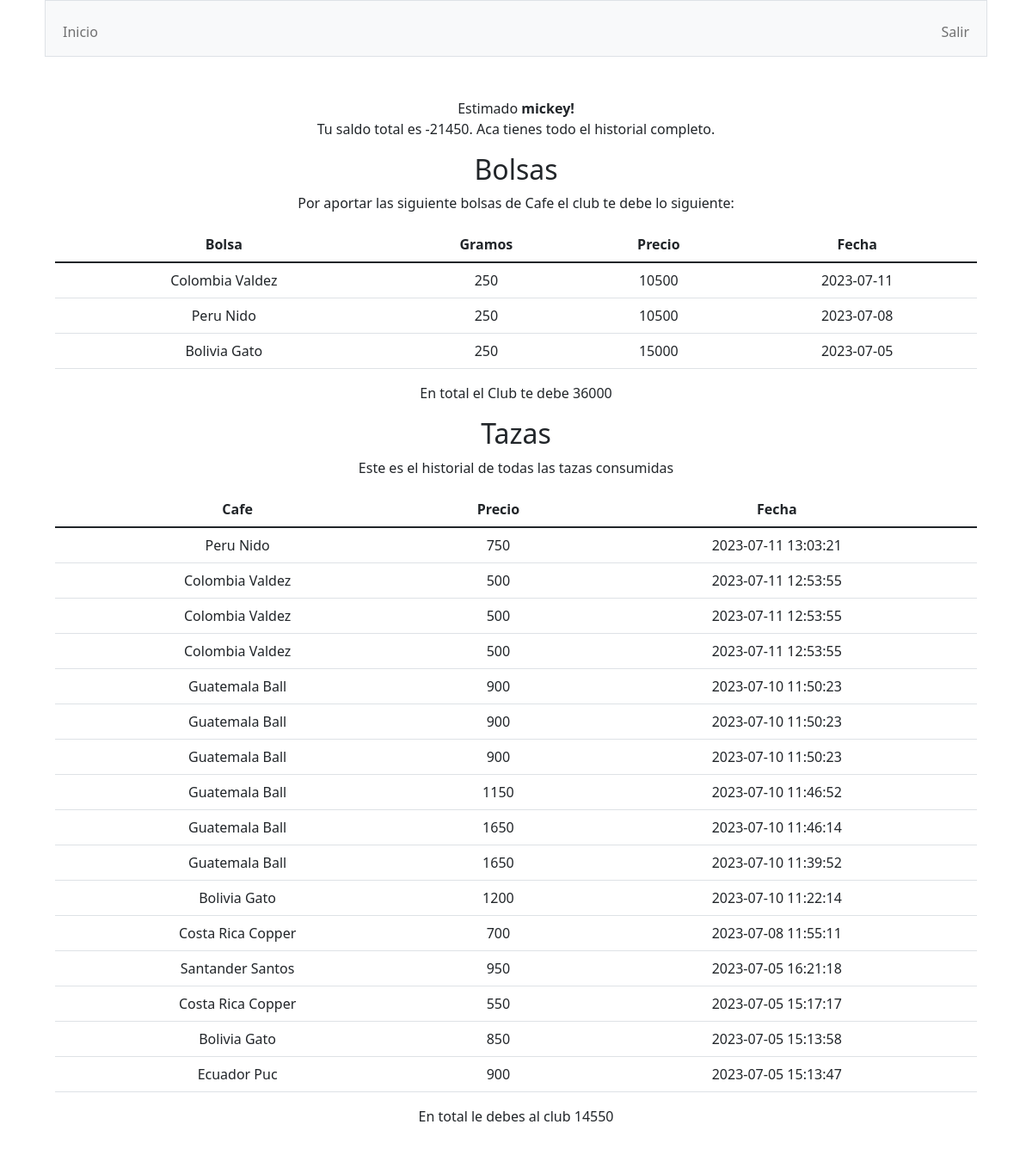
/factura (signed in), run on the app's committed database.
### tables this page shows
CREATE TABLE users (id INTEGER PRIMARY KEY AUTOINCREMENT NOT NULL, username TEXT NOT NULL, hash TEXT NOT NULL);

CREATE TABLE bolsas ( id INTEGER PRIMARY KEY AUTOINCREMENT NOT NULL, user_id INTEGER, origin TEXT, price INTEGER, grams INTEGER, toaster TEXT NOT NULL, date DATE, active TEXT NOT NULL, FOREIGN KEY(user_id) REFERENCES users(id));

CREATE TABLE rondas ( id INTEGER PRIMARY KEY AUTOINCREMENT NOT NULL, prensa_id INTEGER, bolsa_id INTEGER, cost INTEGER, date DATETIME, FOREIGN KEY(bolsa_id) REFERENCES bolsas(id), FOREIGN KEY(prensa_id) REFERENCES prensas(id));

### app.py (the view)
@app.route("/factura")
@login_required
def factura():
    bolsas = db.execute("SELECT origin, toaster, price AS precio, date AS fecha, grams AS gramos FROM bolsas JOIN users ON bolsas.user_id = users.id WHERE users.id=? ORDER BY fecha DESC", session["user_id"])
    tazas = db.execute("SELECT origin, toaster, cost, rondas.date AS fecha FROM rondas JOIN bolsas ON rondas.bolsa_id = bolsas.id JOIN incidencias ON incidencias.ronda_id = rondas.id JOIN users ON incidencias.user_id = users.id WHERE users.id = ? ORDER BY fecha DESC ", session["user_id"])
    bono = db.execute("SELECT SUM(price) FROM bolsas WHERE user_id=?", session["user_id"])[0]["SUM(price)"]
    total_tazas = db.execute("SELECT SUM(cost) FROM rondas JOIN incidencias ON incidencias.ronda_id = rondas.id WHERE incidencias.user_id = ? ", session["user_id"])[0]["SUM(cost)"]
    total_final = int(total_tazas)-int(bono)
    return render_template("factura.html", bolsas = bolsas, tazas = tazas, username = username(session["user_id"]), bono = bono, total_tazas = total_tazas, total_final = total_final )

### app.py (called while the page is built)
@app.after_request
def after_request(response):
    response.headers["Cache-Control"] = "no-cache, no-store, must-revalidate"
    response.headers["Expires"] = 0
    response.headers["Pragma"] = "no-cache"
    return response

### helpers.py (called while the page is built)
def login_required(f):
    @wraps(f)
    def decorated_function(*args, **kwargs):
        if session.get("user_id") is None:
            return redirect("/login")
        return f(*args, **kwargs)
    return decorated_function

def username(n):
    n = int(n)
    query = db.execute("SELECT username FROM users WHERE id=?", n)
    return query[0]["username"]

### templates/factura.html (shortened to what this page needs)
{% extends "layout.html" %}
{% block main %}
<p> Estimado <b>{{username}}! </b> <br>
Tu saldo total es {{total_final}}.
Aca tienes todo el historial completo.
</p>
{% if bolsas %}
<h2> Bolsas  </h2>
<p> Por aportar las siguiente bolsas de Cafe el club te debe lo siguiente:</p>
<table class="table">
	<thead class="thead-dark">
	<tr>
		<th scope="col"> Bolsa </th>
		<th scope="col"> Gramos  </th>
		<th scope="col"> Precio  </th>
		<th scope="col"> Fecha </th>
	</tr>
	</thead>
	<tbody>
		{% for bolsa in bolsas %}
		<tr>
		<td> {{ bolsa.origin }} {{ bolsa.toaster }} </td>
		<td> {{ bolsa.gramos }}</td>
		<td> {{ bolsa.precio }} </td>
		<td> {{ bolsa.fecha.split(' ')[0] }} </td>
		</tr>
		{% endfor %}
	</tbody>
</table>
<p>En total el Club te debe {{bono}}</p>
{% endif %}
<h2> Tazas  </h2>
<p> Este es el historial de todas las tazas consumidas </p>
<table class="table">
	<thead class="thead-dark">
	<tr>
		<th scope="col"> Cafe </th>
		<th scope="col"> Precio  </th>
		<th scope="col"> Fecha </th>
	</tr>
	</thead>
	<tbody>
		{% for taza in tazas %}
		<tr>
		<td> {{ taza.origin }} {{ taza.toaster }} </td>
		<td> {{ taza.cost }}</td>
		<td> {{ taza.fecha }} </td>
		</tr>
		{% endfor %}
	</tbody>
</table>
<p>En total le debes al club {{total_tazas}}</p>
{% endblock %}

### static/styles.css (style rules this page uses)
body { margin-right: 3.25rem; margin-left: 3.25rem; }
p { border: 0.25rem brown; }

### data on the page
users: username "mickey"
bolsas: origin "Colombia", toaster "Valdez", gramos "250", precio "10500", fecha "2023-07-11"
bolsas: origin "Peru", toaster "Nido", gramos "250", precio "10500", fecha "2023-07-08"
bolsas: origin "Bolivia", toaster "Gato", gramos "250", precio "15000", fecha "2023-07-05"
rondas: origin "Peru", toaster "Nido", cost "750", fecha "2023-07-11 13:03:21"
rondas: origin "Colombia", toaster "Valdez", cost "500", fecha "2023-07-11 12:53:55"
rondas: origin "Guatemala", toaster "Ball", cost "900", fecha "2023-07-10 11:50:23"
rondas: origin "Guatemala", toaster "Ball", cost "1150", fecha "2023-07-10 11:46:52"
rondas: origin "Guatemala", toaster "Ball", cost "1650", fecha "2023-07-10 11:46:14"
rondas: origin "Guatemala", toaster "Ball", cost "1650", fecha "2023-07-10 11:39:52"
rondas: origin "Bolivia", toaster "Gato", cost "1200", fecha "2023-07-10 11:22:14"
rondas: origin "Costa Rica", toaster "Copper", cost "700", fecha "2023-07-08 11:55:11"
rondas: origin "Santander", toaster "Santos", cost "950", fecha "2023-07-05 16:21:18"
rondas: origin "Costa Rica", toaster "Copper", cost "550", fecha "2023-07-05 15:17:17"
rondas: origin "Bolivia", toaster "Gato", cost "850", fecha "2023-07-05 15:13:58"
rondas: origin "Ecuador", toaster "Puc", cost "900", fecha "2023-07-05 15:13:47"

### other printed values
{{ total_final }} "-21450"
{{ bono }} "36000"
{{ total_tazas }} "14550"
